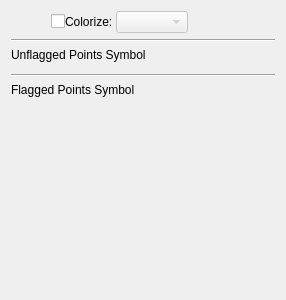
<?xml version="1.0" encoding="UTF-8"?>
<ui version="4.0">
 <class>PlotMSDataSymbolWidgetClass</class>
 <widget class="QWidget" name="PlotMSDataSymbolWidgetClass">
  <property name="geometry">
   <rect>
    <x>0</x>
    <y>0</y>
    <width>286</width>
    <height>300</height>
   </rect>
  </property>
  <property name="windowTitle">
   <string>DataSymbolWidget</string>
  </property>
  <layout class="QVBoxLayout" name="verticalLayout">
   <item>
    <layout class="QHBoxLayout">
     <property name="spacing">
      <number>3</number>
     </property>
     <item>
      <layout class="QHBoxLayout" name="_2">
       <property name="spacing">
        <number>0</number>
       </property>
       <item>
        <spacer name="horizontalSpacer">
         <property name="orientation">
          <enum>Qt::Horizontal</enum>
         </property>
         <property name="sizeHint" stdset="0">
          <size>
           <width>40</width>
           <height>20</height>
          </size>
         </property>
        </spacer>
       </item>
       <item>
        <widget class="QCheckBox" name="colorize">
         <property name="text">
          <string/>
         </property>
        </widget>
       </item>
       <item>
        <widget class="QLabel" name="colorizeLabel">
         <property name="text">
          <string>Colorize:</string>
         </property>
        </widget>
       </item>
      </layout>
     </item>
     <item>
      <widget class="QComboBox" name="colorizeChooser">
       <property name="enabled">
        <bool>false</bool>
       </property>
      </widget>
     </item>
     <item>
      <spacer>
       <property name="orientation">
        <enum>Qt::Horizontal</enum>
       </property>
       <property name="sizeHint" stdset="0">
        <size>
         <width>40</width>
         <height>20</height>
        </size>
       </property>
      </spacer>
     </item>
    </layout>
   </item>
   <item>
    <widget class="Line" name="line_3">
     <property name="orientation">
      <enum>Qt::Horizontal</enum>
     </property>
    </widget>
   </item>
   <item>
    <widget class="QLabel" name="unflaggedLabel">
     <property name="text">
      <string>Unflagged Points Symbol</string>
     </property>
     <property name="textFormat">
      <enum>Qt::RichText</enum>
     </property>
    </widget>
   </item>
   <item>
    <widget class="QFrame" name="unflaggedFrame">
     <property name="frameShape">
      <enum>QFrame::NoFrame</enum>
     </property>
     <property name="frameShadow">
      <enum>QFrame::Raised</enum>
     </property>
    </widget>
   </item>
   <item>
    <widget class="Line" name="line">
     <property name="orientation">
      <enum>Qt::Horizontal</enum>
     </property>
    </widget>
   </item>
   <item>
    <widget class="QLabel" name="flaggedLabel">
     <property name="text">
      <string>Flagged Points Symbol</string>
     </property>
     <property name="textFormat">
      <enum>Qt::RichText</enum>
     </property>
    </widget>
   </item>
   <item>
    <widget class="QFrame" name="flaggedFrame">
     <property name="frameShape">
      <enum>QFrame::NoFrame</enum>
     </property>
     <property name="frameShadow">
      <enum>QFrame::Raised</enum>
     </property>
    </widget>
   </item>
   <item>
    <spacer name="verticalSpacer">
     <property name="orientation">
      <enum>Qt::Vertical</enum>
     </property>
     <property name="sizeHint" stdset="0">
      <size>
       <width>20</width>
       <height>129</height>
      </size>
     </property>
    </spacer>
   </item>
  </layout>
 </widget>
 <layoutdefault spacing="6" margin="11"/>
 <resources/>
 <connections/>
</ui>
